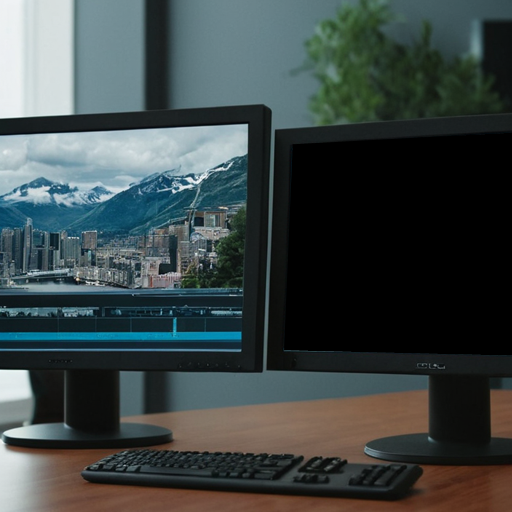
#> input picture one_screen.png, 512 x 512 px
$ python gen_icons.py
#> lines starting #> are read from the running program, lines starting #| are printed output that depends on the picture
from PIL import Image

def forImage(image_name, icon_name):
    # Create images for different icon sizes
#> called with image_name = 'one_screen.png', icon_name = 'one_screen.ico'
    icon_sizes = [(256, 256), (48, 48), (32, 32), (16, 16)]
    img = Image.open(image_name)
#> img is the input picture: PIL image 512x512 RGB; mean R, G, B 61, 70.4, 70.2

    # Save the images as an ICO file
    #icon_images[0].save(icon_name, format="ICO", sizes=[(size, size) for size in icon_sizes])

    img.save(icon_name, sizes=icon_sizes)

if __name__ == '__main__':
    forImage('one_screen.png', 'one_screen.ico')
    forImage('two_screens.png', 'two_screens.ico')
#> call 2 of forImage, with image_name = 'two_screens.png', icon_name = 'two_screens.ico'
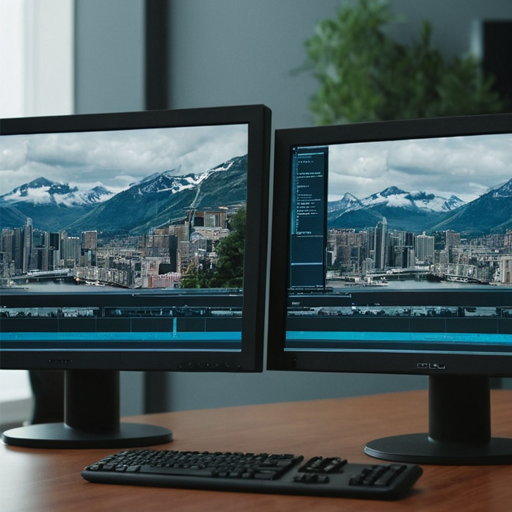
#> input picture two_screens.png, 512 x 512 px
#> in forImage, img is the input picture: PIL image 512x512 RGB; mean R, G, B 74.1, 89.6, 91.4
    forImage('skip.png', 'skip.ico')
#> call 3 of forImage, with image_name = 'skip.png', icon_name = 'skip.ico'
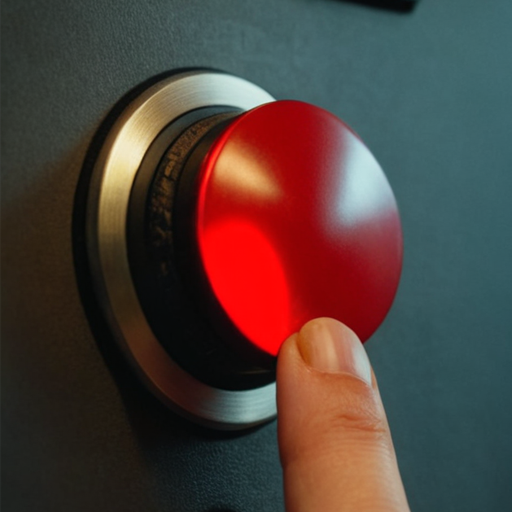
#> input picture skip.png, 512 x 512 px
#> in forImage, img is the input picture: PIL image 512x512 RGB; mean R, G, B 78.9, 63.5, 58.7
